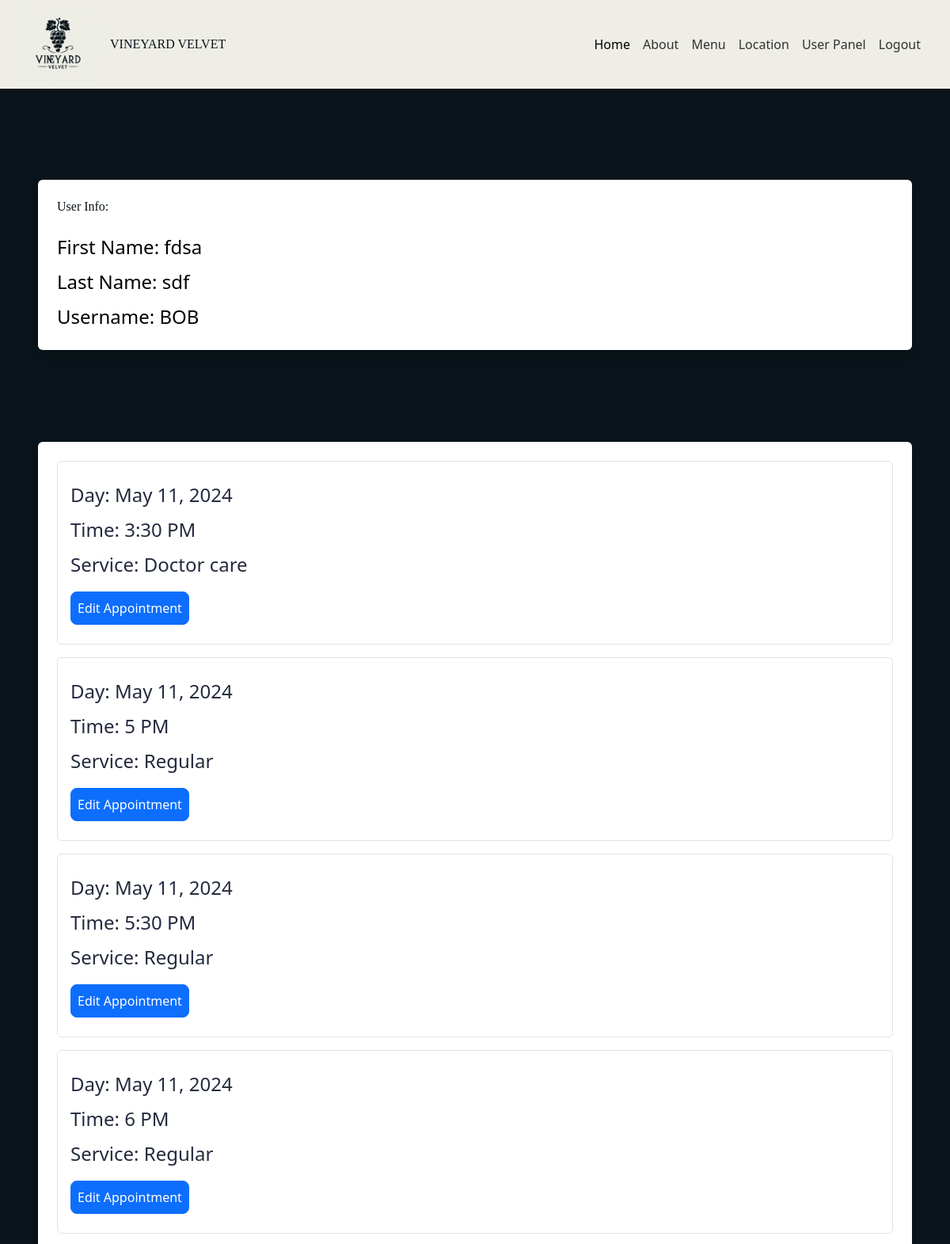
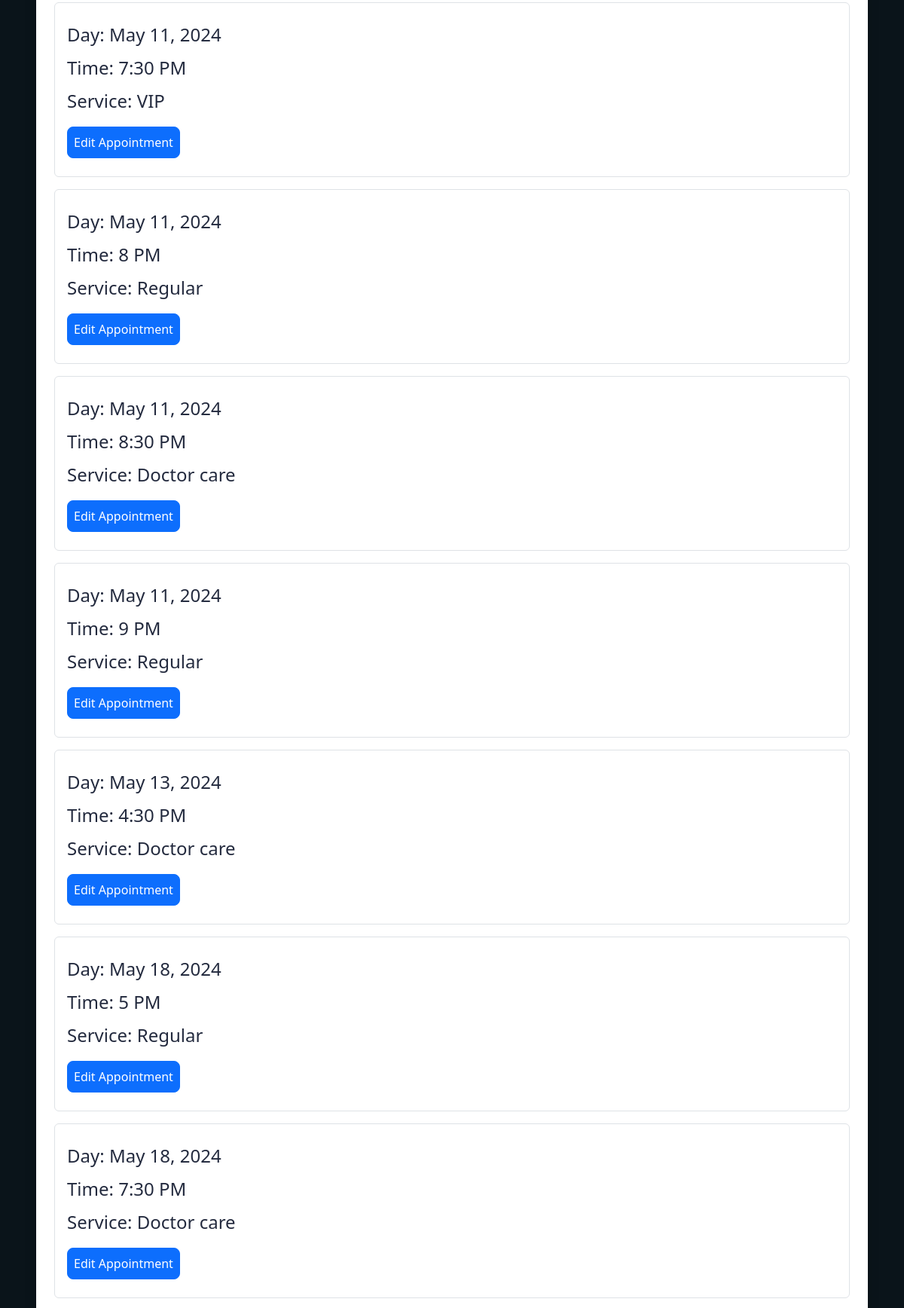
Screenshot of /user-panel (signed in, upper part) with the database file from the repository (2 pictures, top to bottom).
### booking/models.py (models this page shows, shortened)
class Appointment(models.Model):
    user = models.ForeignKey(User, on_delete=models.CASCADE, null=True, blank=True)
    service = models.CharField(max_length=50, choices=SERVICE_CHOICES, default="Regular")
    day = models.DateField(default=datetime.now)
    time = models.CharField(max_length=10, choices=TIME_CHOICES, default="5 PM")
    time_ordered = models.DateTimeField(default=datetime.now, blank=True)

### booking/views.py (the view)
# urls.py: path('user-panel', views.userPanel, name='userPanel'),
def userPanel(request):
    user = request.user
    appointments = Appointment.objects.filter(user=user).order_by('day', 'time')
    return render(request, 'userPanel.html', {
        'user':user,
        'appointments':appointments,
    })

### booking/templates/userPanel.html (shortened to what this page needs)
{% extends 'layout.html' %}
{% load static %}
{% block body %}
{% if user.is_authenticated %}
<h1 class=" ms-5 mt-5 ">User Panel</h1>
<div class="shadow p-4 mb-5 bg-body bg-body rounded text-black  m-5 ">
    <h2 class="">User Info:</h2>
    <ul class="list-group fs-4 mt-3">
            <li class="list-group mt-2">First Name: {{ user.first_name }}</li>
            <li class="list-group mt-2">Last Name: {{ user.last_name }}</li>
            <li class="list-group mt-2">Username: {{ user.username }}</li>
    </ul>
</div>
{% if appointments.count > 0 %}
<div class="mt-5 ">
    <h1 class=" ms-5">Appointments:</h1>
    <div class="shadow p-4 mb-3 bg-body bg-body rounded text-black  m-5">
        {% for appointment in appointments %}
        <div class="list-group fs-4 border p-3 mb-3">
            <p class="list-group mt-2">Day: {{ appointment.day }}</p>
            <p class="list-group mt-2">Time: {{ appointment.time }}</p>
            <p class="list-group mt-2">Service: {{ appointment.service }}</p>
            <div class="mt-3 mb-2">
                <a class="btn btn-primary rounded-3 p-2" href="{% url 'userUpdate' appointment.id %}">Edit Appointment</a>
            </div>
        </div>
        {% endfor %}
    </div>
</div>
{% endif %}
{% else %}
<div class="shadow p-4 mb-5 bg-body bg-body rounded text-black  m-5">
    <h1 class="p-2  ms-3">First Sign in!</h1>
    <a href="{% url 'login' %}" class="btn btn-primary text-white">Sign in</a>
</div>
{% endif %}
{% endblock %}

### booking/templates/layout.html (shortened to what this page needs)
{% load static %}
{% load bootstrap5 %}
{% bootstrap_css %}
<!DOCTYPE html>
<html lang="en">
<head>
    <link href="https://cdn.jsdelivr.net/npm/bootstrap@5.3.3/dist/css/bootstrap.min.css" rel="stylesheet">
    <link rel="stylesheet" href="https://cdn.jsdelivr.net/npm/@fancyapps/ui@5.0/dist/carousel/carousel.css" />
    <link href="{% static 'css/custom.css' %}" rel="stylesheet">
    <script src="https://cdn.tailwindcss.com"></script>
</head>
<body>
<header>
    <nav class="navbar navbar-expand-lg navbar-light sticky-top">
        <div class="container-fluid">
            <a class="navbar-brand mx-lg-0 mx-auto" href="#">
                <img src="{% static 'images/vineyardvelvetLOGO.png' %}" width="100" height="100" alt="Vineyard Velvet Ristorante">
            </a>
            <h5 class="navbar-title d-none d-lg-inline-block align-middle">VINEYARD VELVET</h5>
            <div class="offcanvas offcanvas-end text-bg-light" tabindex="-1" id="offcanvasDarkNavbar" aria-labelledby="offcanvasDarkNavbarLabel">
                <div class="offcanvas-body">
                    <ul class="navbar-nav justify-content-end flex-grow-1 pe-3">
                        <li class="nav-item">
                            <a class="nav-link active" href="{% url 'index' %}">Home</a>
                        </li>
                        <li class="nav-item">
                            <a class="nav-link" href="#about">About</a>
                        </li>
                        <li class="nav-item">
                            <a class="nav-link" href="#menu">Menu</a>
                        </li>
                        <li class="nav-item">
                            <a class="nav-link" href="#location">Location</a>
                        </li>
                        {% if user.is_authenticated %}
                        <li class="nav-item">
                            <a class="nav-link" href="{% url 'userPanel' %}">User Panel</a>
                        </li>
                        <li class="nav-item">
                            <a class="nav-link" href="{% url 'logout' %}">Logout</a>
                        </li>
                        {% else %}
                        <li class="nav-item">
                            <a class="nav-link" href="{% url 'register' %}">Sign in/Sign Up</a>
                        </li>
                        {% endif %}
                    </ul>
                </div>
            </div>
        </div>
    </nav>
</header>
{% block body %}{% endblock %}
</body>
</html>

### rows the page displays
Appointment: day "May 11, 2024", time "3:30 PM", service "Doctor care"
Appointment: day "May 11, 2024", time "5 PM", service "Regular"
Appointment: day "May 11, 2024", time "5:30 PM", service "Regular"
Appointment: day "May 11, 2024", time "6 PM", service "Regular"
Appointment: day "May 11, 2024", time "7:30 PM", service "VIP"
Appointment: day "May 11, 2024", time "8 PM", service "Regular"
Appointment: day "May 11, 2024", time "8:30 PM", service "Doctor care"
Appointment: day "May 11, 2024", time "9 PM", service "Regular"
Appointment: day "May 13, 2024", time "4:30 PM", service "Doctor care"
Appointment: day "May 18, 2024", time "5 PM", service "Regular"
Appointment: day "May 18, 2024", time "7:30 PM", service "Doctor care"

### other values shown
{{ user.first_name }} "fdsa"
{{ user.last_name }} "sdf"
{{ user.username }} "BOB"
